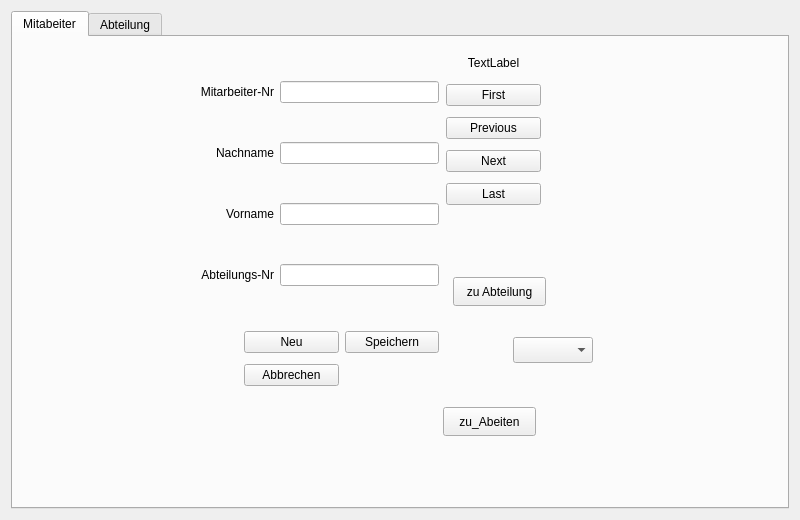
<?xml version="1.0" encoding="UTF-8"?>
<ui version="4.0">
 <class>Widget</class>
 <widget class="QWidget" name="Widget">
  <property name="geometry">
   <rect>
    <x>0</x>
    <y>0</y>
    <width>800</width>
    <height>520</height>
   </rect>
  </property>
  <property name="windowTitle">
   <string>Widget</string>
  </property>
  <layout class="QHBoxLayout" name="horizontalLayout_5">
   <item>
    <widget class="QTabWidget" name="tabWidget">
     <property name="currentIndex">
      <number>0</number>
     </property>
     <widget class="QWidget" name="tab">
      <attribute name="title">
       <string>Mitabeiter</string>
      </attribute>
      <widget class="QWidget" name="layoutWidget">
       <property name="geometry">
        <rect>
         <x>111</x>
         <y>11</y>
         <width>315</width>
         <height>271</height>
        </rect>
       </property>
       <layout class="QVBoxLayout" name="verticalLayout">
        <item>
         <layout class="QHBoxLayout" name="horizontalLayout">
          <item>
           <widget class="QLabel" name="label">
            <property name="minimumSize">
             <size>
              <width>150</width>
              <height>0</height>
             </size>
            </property>
            <property name="text">
             <string>Mitarbeiter-Nr</string>
            </property>
            <property name="alignment">
             <set>Qt::AlignRight|Qt::AlignTrailing|Qt::AlignVCenter</set>
            </property>
            <property name="margin">
             <number>20</number>
            </property>
           </widget>
          </item>
          <item>
           <widget class="QLineEdit" name="leMNr"/>
          </item>
         </layout>
        </item>
        <item>
         <layout class="QHBoxLayout" name="horizontalLayout_2">
          <item>
           <widget class="QLabel" name="label_2">
            <property name="minimumSize">
             <size>
              <width>150</width>
              <height>0</height>
             </size>
            </property>
            <property name="text">
             <string>Nachname</string>
            </property>
            <property name="alignment">
             <set>Qt::AlignRight|Qt::AlignTrailing|Qt::AlignVCenter</set>
            </property>
            <property name="margin">
             <number>20</number>
            </property>
           </widget>
          </item>
          <item>
           <widget class="QLineEdit" name="leMNachname"/>
          </item>
         </layout>
        </item>
        <item>
         <layout class="QHBoxLayout" name="horizontalLayout_3">
          <item>
           <widget class="QLabel" name="label_3">
            <property name="minimumSize">
             <size>
              <width>150</width>
              <height>0</height>
             </size>
            </property>
            <property name="text">
             <string>Vorname</string>
            </property>
            <property name="alignment">
             <set>Qt::AlignRight|Qt::AlignTrailing|Qt::AlignVCenter</set>
            </property>
            <property name="margin">
             <number>20</number>
            </property>
           </widget>
          </item>
          <item>
           <widget class="QLineEdit" name="leMVorname"/>
          </item>
         </layout>
        </item>
        <item>
         <layout class="QHBoxLayout" name="horizontalLayout_4">
          <item>
           <widget class="QLabel" name="label_4">
            <property name="minimumSize">
             <size>
              <width>150</width>
              <height>0</height>
             </size>
            </property>
            <property name="text">
             <string>Abteilungs-Nr</string>
            </property>
            <property name="alignment">
             <set>Qt::AlignRight|Qt::AlignTrailing|Qt::AlignVCenter</set>
            </property>
            <property name="margin">
             <number>20</number>
            </property>
           </widget>
          </item>
          <item>
           <widget class="QLineEdit" name="leMAbtNr"/>
          </item>
         </layout>
        </item>
       </layout>
      </widget>
      <widget class="QWidget" name="layoutWidget">
       <property name="geometry">
        <rect>
         <x>433</x>
         <y>11</y>
         <width>95</width>
         <height>166</height>
        </rect>
       </property>
       <layout class="QVBoxLayout" name="verticalLayout_2">
        <item>
         <widget class="QLabel" name="lblPosition">
          <property name="maximumSize">
           <size>
            <width>16777215</width>
            <height>20</height>
           </size>
          </property>
          <property name="text">
           <string>TextLabel</string>
          </property>
          <property name="alignment">
           <set>Qt::AlignCenter</set>
          </property>
         </widget>
        </item>
        <item>
         <widget class="QPushButton" name="btnFirst">
          <property name="text">
           <string>First</string>
          </property>
         </widget>
        </item>
        <item>
         <widget class="QPushButton" name="btnPrevious">
          <property name="text">
           <string>Previous</string>
          </property>
         </widget>
        </item>
        <item>
         <widget class="QPushButton" name="btnNext">
          <property name="text">
           <string>Next</string>
          </property>
         </widget>
        </item>
        <item>
         <widget class="QPushButton" name="btnLast">
          <property name="text">
           <string>Last</string>
          </property>
         </widget>
        </item>
       </layout>
      </widget>
      <widget class="QWidget" name="layoutWidget">
       <property name="geometry">
        <rect>
         <x>231</x>
         <y>289</y>
         <width>195</width>
         <height>67</height>
        </rect>
       </property>
       <layout class="QGridLayout" name="gridLayout">
        <item row="0" column="0">
         <widget class="QPushButton" name="btnNew">
          <property name="text">
           <string>Neu</string>
          </property>
         </widget>
        </item>
        <item row="0" column="1">
         <widget class="QPushButton" name="btnSave">
          <property name="text">
           <string>Speichern</string>
          </property>
         </widget>
        </item>
        <item row="1" column="0">
         <widget class="QPushButton" name="btnCancel">
          <property name="text">
           <string>Abbrechen</string>
          </property>
         </widget>
        </item>
       </layout>
      </widget>
      <widget class="QPushButton" name="pushButton_zuAbteilung">
       <property name="geometry">
        <rect>
         <x>440</x>
         <y>240</y>
         <width>93</width>
         <height>29</height>
        </rect>
       </property>
       <property name="text">
        <string>zu Abteilung</string>
       </property>
      </widget>
      <widget class="QPushButton" name="pushButton_ZuFormArbeiten">
       <property name="geometry">
        <rect>
         <x>430</x>
         <y>370</y>
         <width>93</width>
         <height>29</height>
        </rect>
       </property>
       <property name="text">
        <string>zu_Abeiten</string>
       </property>
      </widget>
      <widget class="QComboBox" name="comboBox">
       <property name="geometry">
        <rect>
         <x>500</x>
         <y>300</y>
         <width>80</width>
         <height>26</height>
        </rect>
       </property>
      </widget>
     </widget>
     <widget class="QWidget" name="tab_2">
      <attribute name="title">
       <string>Abteilung</string>
      </attribute>
      <widget class="QWidget" name="layoutWidget">
       <property name="geometry">
        <rect>
         <x>50</x>
         <y>70</y>
         <width>401</width>
         <height>141</height>
        </rect>
       </property>
       <layout class="QGridLayout" name="gridLayout_2">
        <item row="0" column="0">
         <widget class="QLabel" name="label_AbteilungNr">
          <property name="text">
           <string>AbteilungNr</string>
          </property>
         </widget>
        </item>
        <item row="0" column="1">
         <widget class="QLineEdit" name="lineEdit_AbteilungNr"/>
        </item>
        <item row="1" column="0">
         <widget class="QLabel" name="label_AbteilungName">
          <property name="text">
           <string>AbteilungName</string>
          </property>
         </widget>
        </item>
        <item row="1" column="1">
         <widget class="QLineEdit" name="lineEdit_AbteilungName"/>
        </item>
        <item row="2" column="0">
         <widget class="QLabel" name="label_AbteilungStadt">
          <property name="text">
           <string>AbteilungStadt</string>
          </property>
         </widget>
        </item>
        <item row="2" column="1">
         <widget class="QLineEdit" name="lineEdit_AbteilungStadt"/>
        </item>
       </layout>
      </widget>
      <widget class="QPushButton" name="pushButton_zuMitarbeiter">
       <property name="geometry">
        <rect>
         <x>110</x>
         <y>240</y>
         <width>191</width>
         <height>31</height>
        </rect>
       </property>
       <property name="text">
        <string>Zurück zu Mitarbeiter</string>
       </property>
      </widget>
      <widget class="QLabel" name="label_AbteilungLastqeury">
       <property name="geometry">
        <rect>
         <x>40</x>
         <y>30</y>
         <width>651</width>
         <height>20</height>
        </rect>
       </property>
       <property name="text">
        <string>Last query</string>
       </property>
      </widget>
      <widget class="QPushButton" name="pushButton">
       <property name="geometry">
        <rect>
         <x>110</x>
         <y>280</y>
         <width>191</width>
         <height>31</height>
        </rect>
       </property>
       <property name="text">
        <string>Bearbeiten Abteilung</string>
       </property>
      </widget>
     </widget>
    </widget>
   </item>
  </layout>
 </widget>
 <resources/>
 <connections/>
</ui>
